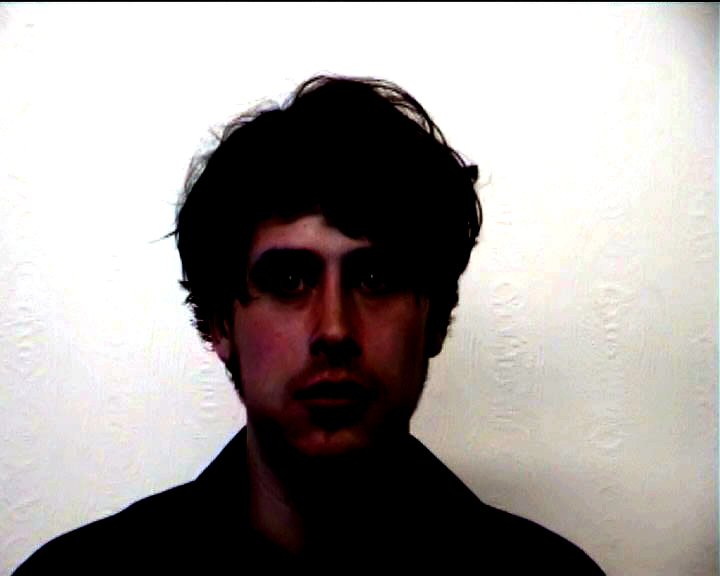
#> input picture images/1.jpg, 720 x 576 px
$ python -i 'sift_surf_orb keypoints.py'   (imports and definitions only)
#> lines starting #> are read from the running program, lines starting #| are printed output that depends on the picture
from pathlib import Path
import matplotlib.pyplot as plt
import numpy as np
import cv2

def alg_keypoints(imgs:Path,sift_th=None,surf_th=None,orb_th=None):
	sift_data, surf_data, orb_data = [], [], []
	for item in list(imgs.iterdir()):
		img=cv2.imread(item.as_posix(), cv2.IMREAD_GRAYSCALE)
		if sift_th!=None and surf_th!=None and orb_th!=None:
			sift = cv2.xfeatures2d.SIFT_create(edgeThreshold=sift_th)
			surf = cv2.xfeatures2d.SURF_create(hessianThreshold=surf_th)
			orb = cv2.ORB_create(edgeThreshold=orb_th)
		else:
			sift = cv2.xfeatures2d.SIFT_create()
			surf = cv2.xfeatures2d.SURF_create()
			orb = cv2.ORB_create()

		kp_sift, dsc_sift = sift.detectAndCompute(img, None)
		kp_surf, dsc_surf = surf.detectAndCompute(img, None)
		kp_orb, dsc_orb = orb.detectAndCompute(img, None)
		sift_data.append(len(kp_sift))
		surf_data.append(len(kp_surf))
		orb_data.append(len(kp_orb))

	return sift_data, surf_data, orb_data

# [42 lines left out: function chart, not called in this run]


# [38 lines not run here, left out]

>>> import cv2
>>> picture = cv2.imread('images/1.jpg', cv2.IMREAD_GRAYSCALE)
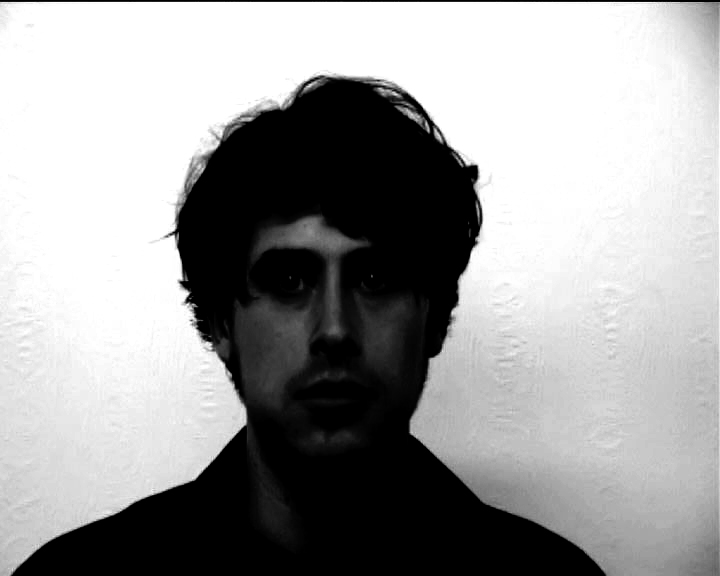
#> picture: shape (576, 720); min 0, max 255, mean 157.4
#> (the run stopped early here; a loop or call above may not have finished)

$ run again, on images/7.jpg
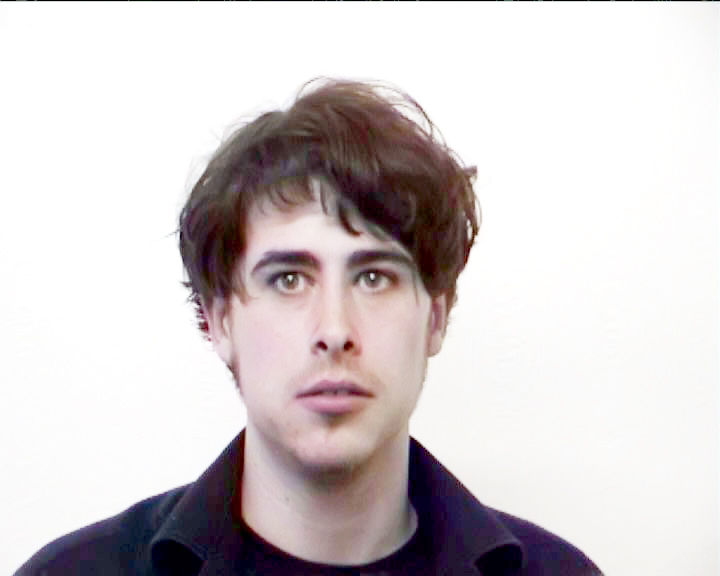
#> input picture images/7.jpg, 720 x 576 px
#> `picture = cv2.imread('images/1.jpg', cv2.IMREAD_GRAYSCALE)`:
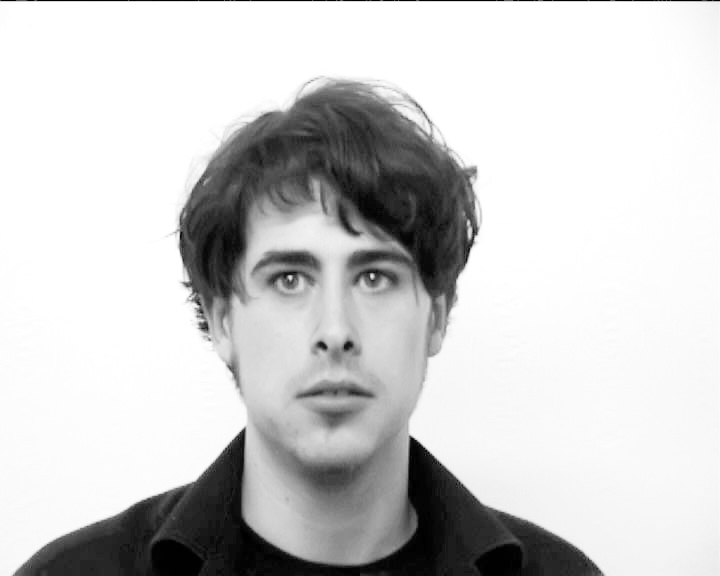
#> picture: shape (576, 720); min 0, max 255, mean 205.9
